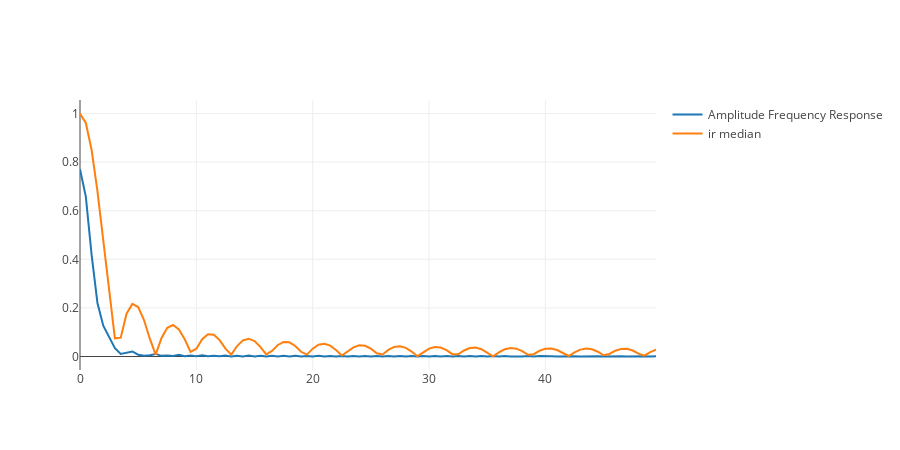

Here is the notebook cell this chart was saved with:
### Code cell
N = 200
T = 2# s

t = np.linspace(0, T, N)
s = np.ones(N)

df = 1. / T
k = [i * df for i in range(N)]

Rp = 1.0
Rs = 30.0
w0 = 1
w1 = 5
HGen = transfer_function_butterworth(Rp, Rs, w0, w1)

H_jw = [HGen(1j*i / w0) for i in k]
afr = np.absolute(H_jw)
phase = np.angle(H_jw)

# sym = np.append(afr[::-1], afr)
coef = np.fft.ifft(afr)
# coef = [HGen((1 - 1. / z) / (1 + 1. / z) * 2 * N/T) for z in t[1:]]
# coef = coef[:len(coef) // 2]


coef[50:-50] = 0
H_jw = np.fft.fft(coef.real)
afr = np.absolute(H_jw)
afr = afr[:len(afr) // 2]


#--- 
kernel_size = 31
filt = create_filter_median(kernel_size)
filt = np.pad(filt, (0, N - kernel_size), 'constant', constant_values=(0, 0))
# ir_median = impulse_response_median(filt)
ir_median = np.fft.fft(filt)[:len(filt) // 2]
#---


tr_afr = go.Scatter(
    x = k,
    y = afr,
    name='Amplitude Frequency Response'
)

tr_ir_median = go.Scatter(
    x = k,
    y = np.absolute(ir_median),
    name='ir median'
)
tr_coef_real = go.Scatter(
    x = t,
    y = coef.real,
    name='coef real'
)

tr_coef_imag = go.Scatter(
    x = t,
    y = coef.imag,
    name='coef imag'
)

rows = 1
cols = 1
fig = py.tools.make_subplots(rows = rows, cols = cols)

fig['layout'].update(height=rows * 450, width=cols * 900)
# fig['layout'].update(xaxis=dict(type='log', autorange=True),
#                      xaxis2=dict(type='log', autorange=True),
#                      xaxis3=dict(type='log', autorange=True))

fig.append_trace(tr_afr, 1, 1)
fig.append_trace(tr_ir_median, 1, 1)
# fig.append_trace(tr_phase, 2, 1)
# fig.append_trace(tr_coef_real, 2, 1)
# fig.append_trace(tr_coef_imag, 2, 1)

py.offline.iplot(fig)

### Figure 1 — Plotly figure (JSON) as saved in the notebook; plotly's stock layout.template omitted (floating-point values rounded to 4 significant figures; data arrays with more than 128 entries replaced by an {"elided": "..."} marker saying what was removed)
{"data": [{"name": "Amplitude Frequency Response", "type": "scatter", "x": {"elided": "200 float values"}, "xaxis": "x1", "y": [0.7707, 0.6578, 0.417, 0.2203, 0.1268, 0.07898, 0.0343, 0.01062, 0.01618, 0.02071, 0.007415, 0.002707, 0.004827, 0.01064, 0.002676, 0.003988, 0.002059, 0.007075, 0.001243, 0.003886, 0.001068, 0.005329, 0.0006711, 0.003549, 0.0006272, 0.004305, 0.0004003, 0.003209, 0.0004014, 0.003635, 0.0002563, 0.002912, 0.0002737, 0.003164, 0.0001731, 0.002662, 0.000196, 0.002815, 0.0001219, 0.002454, 0.0001459, 0.002548, 8.867e-05, 0.00228, 0.0001123, 0.002338, 6.631e-05, 0.002134, 8.879e-05, 0.00217, 5.075e-05, 0.002012, 7.193e-05, 0.002032, 3.963e-05, 0.001908, 5.953e-05, 0.001919, 3.151e-05, 0.001821, 5.024e-05, 0.001826, 2.547e-05, 0.001747, 4.318e-05, 0.001748, 2.093e-05, 0.001685, 3.776e-05, 0.001683, 1.747e-05, 0.001633, 3.356e-05, 0.00163, 1.483e-05, 0.001589, 3.031e-05, 0.001586, 1.281e-05, 0.001554, 2.781e-05, 0.001551, 1.129e-05, 0.001526, 2.592e-05, 0.001523, 1.016e-05, 0.001504, 2.454e-05, 0.001502, 9.366e-06, 0.001489, 2.359e-05, 0.001487, 8.858e-06, 0.00148, 2.304e-05, 0.001479, 8.611e-06, 0.001477], "yaxis": "y1"}, {"name": "ir median", "type": "scatter", "x": {"elided": "200 float values"}, "xaxis": "x1", "y": [1, 0.961, 0.8494, 0.6807, 0.4777, 0.267, 0.07477, 0.07757, 0.1762, 0.2166, 0.2037, 0.15, 0.0733, 0.007493, 0.07527, 0.1178, 0.1295, 0.1114, 0.07087, 0.01886, 0.03226, 0.07152, 0.09145, 0.08936, 0.06752, 0.03226, 0.007644, 0.04304, 0.06639, 0.07331, 0.06331, 0.03964, 0.008392, 0.02301, 0.04753, 0.06003, 0.05831, 0.04346, 0.01944, 0.007905, 0.03226, 0.04825, 0.05261, 0.04482, 0.02712, 0.003897, 0.01937, 0.03741, 0.04629, 0.0443, 0.03226, 0.01321, 0.008292, 0.02727, 0.03947, 0.04229, 0.03535, 0.02048, 0.001282, 0.01775, 0.03226, 0.03903, 0.0367, 0.02597, 0.009501, 0.008832, 0.02478, 0.03474, 0.03652, 0.02986, 0.01644, 0.0005642, 0.01718, 0.02958, 0.03499, 0.03226, 0.02212, 0.006993, 0.009565, 0.02373, 0.03226, 0.03325, 0.02654, 0.01376, 0.002091, 0.01733, 0.02845, 0.03291, 0.02971, 0.01966, 0.005109, 0.01055, 0.0237, 0.0313, 0.03162, 0.02461, 0.0119, 0.003544, 0.01814, 0.02851], "yaxis": "y1"}], "layout": {"height": 450, "width": 900, "xaxis1": {"anchor": "y1", "domain": [0, 1]}, "yaxis1": {"anchor": "x1", "domain": [0, 1]}}}
